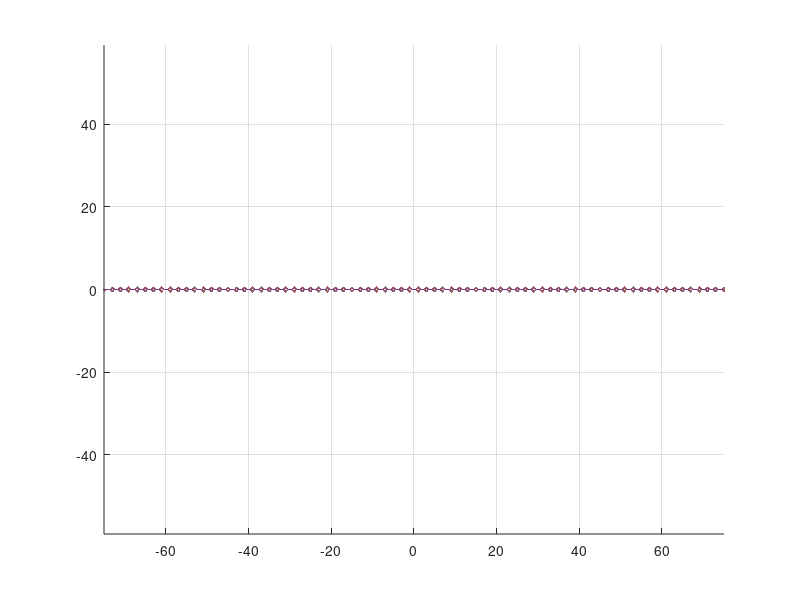

The MATLAB script that drew this image:
clear all;
close all; 

% Creating Twistet Geometry pattern one

% ---- Input in mm

length=150;
width=1;
height=1.6;

current=0.015;
Name='15mA_double_twist2';

% ---- compute 

pos=[-length/2 -width/2 0];
i=1;
path{i}=[pos(1) pos(2) pos(3)];

l_dir=1;
w_dir=1;
h_dir=1;

while i<=(length*2)
    path{i+1}=[pos(1)+1*(width/2)*l_dir pos(2)+1*(width/2)*w_dir pos(3)];
    path{i+2}=[pos(1)+3*(width/2)*l_dir pos(2)+1*(width/2)*w_dir pos(3)];
    path{i+3}=[pos(1)+4*(width/2)*l_dir pos(2)+2*(width/2)*w_dir pos(3)];

    path{i+4}=[pos(1)+4*(width/2)*l_dir pos(2)+2*(width/2)*w_dir pos(3)+height*h_dir];

    pos=[pos(1)+4*(width/2)*l_dir pos(2)+2*(width/2)*w_dir pos(3)+height*h_dir];
    i=i+4;
    w_dir=w_dir*-1;
    h_dir=h_dir*-1;
end

path{i+1}=[pos(1) pos(2)+width*w_dir pos(3)];
pos=[pos(1) pos(2)+width*w_dir pos(3)];

i=i+1;

w_dir=w_dir*-1;
l_dir=l_dir*-1;

while i<=(length*4)
    path{i+1}=[pos(1)+1*(width/2)*l_dir pos(2)+1*(width/2)*w_dir pos(3)];
    path{i+2}=[pos(1)+3*(width/2)*l_dir pos(2)+1*(width/2)*w_dir pos(3)];
    path{i+3}=[pos(1)+4*(width/2)*l_dir pos(2)+2*(width/2)*w_dir pos(3)];

    path{i+4}=[pos(1)+4*(width/2)*l_dir pos(2)+2*(width/2)*w_dir pos(3)+height*h_dir];

    pos=[pos(1)+4*(width/2)*l_dir pos(2)+2*(width/2)*w_dir pos(3)+height*h_dir];
    i=i+4;
    w_dir=w_dir*-1;
    h_dir=h_dir*-1;
end

pos=[-length/2 -width/2 0];

path2{1}=[pos(1) pos(2) pos(3)];
path2{2}=[pos(1)+length pos(2) pos(3)];
path2{3}=[pos(1)+length pos(2)+width pos(3)];
path2{4}=[pos(1) pos(2)+width pos(3)];


% ---- Plot

for i=1:(length*4)-1
    path_x(i)=path{i}(1);
    path_y(i)=path{i}(2);
    path_z(i)=path{i}(3);
end
figure()
hold on
for i=1:(length*4)-1
    plot3(path_x,path_y,path_z)
end
grid on
axis equal

% ---- Export
% 
% fileName = append(Name,'_T','.txt');
% fileID = fopen(fileName,'w');
% for i=1:(length*4)
%     fprintf(fileID,'%s,%.10f,%.10f,%.10f,%.10f\n',Name,current,path{i}(1),path{i}(2),path{i}(3));
% end
% fclose(fileID);
% 
% fileName = append(Name,'.txt');
% fileID = fopen(fileName,'w');
% for i=1:4
%     fprintf(fileID,'%s,%.10f,%.10f,%.10f,%.10f\n',Name,current,path2{i}(1),path2{i}(2),path2{i}(3));
% end
% fclose(fileID);
